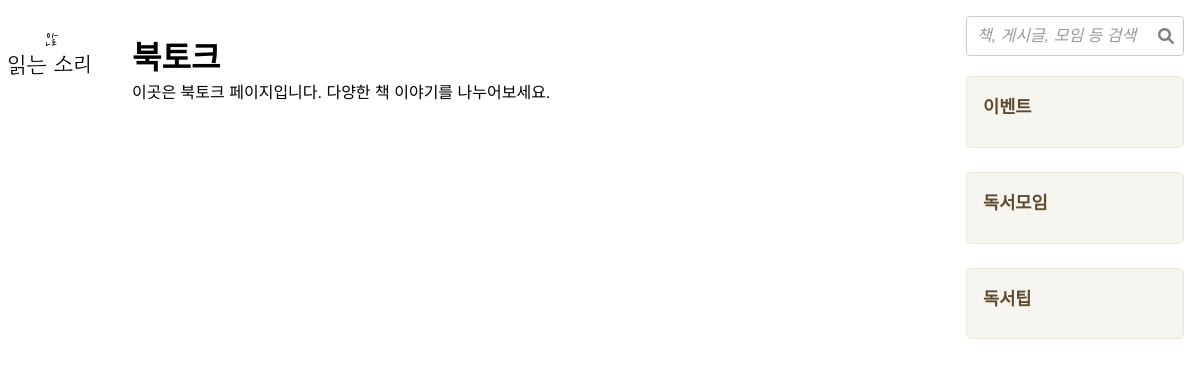
The app's page /community/booktalk/, older data.
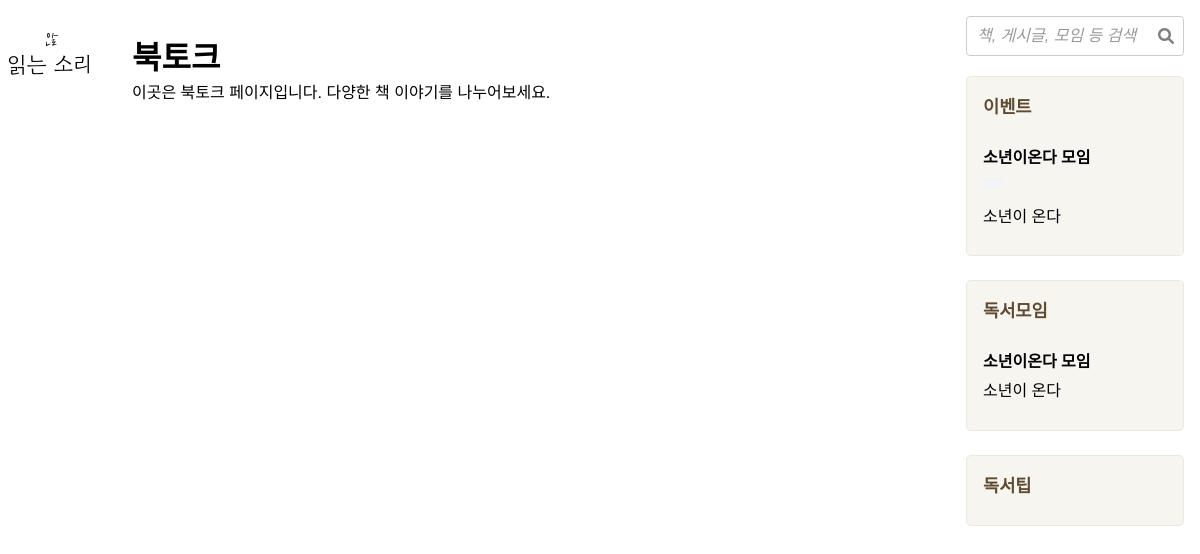
The same page, newer data.
### community/models.py (models this page shows, shortened)
class Post(models.Model):
    title       = models.CharField(max_length=200, verbose_name="제목")
    content     = models.TextField(verbose_name="내용")
    writer      = models.ForeignKey(User, on_delete=models.CASCADE, verbose_name="작성자")
    views       = models.PositiveIntegerField(default=0, verbose_name="조회수")
    postimage_set = GenericRelation(PostImage)
    created_at  = models.DateTimeField(auto_now_add=True, verbose_name="등록일")
    updated_at  = models.DateTimeField(auto_now=True, verbose_name="수정일")
    is_active   = models.BooleanField(default=True, verbose_name="활성화 여부")
    is_pinned   = models.BooleanField(default=False, verbose_name="고정 여부")
    is_deleted  = models.BooleanField(default=False, verbose_name="삭제 여부")
    is_side_bar = models.BooleanField(
        default=False,
        verbose_name="사이드바 노출 여부",
        help_text="게시글을 사이드바에 표시할지 여부를 설정합니다."
    )
    search_vector = SearchVectorField(null=True)                # 검색 기능 추가
    category = models.CharField(
        max_length=50,
        choices=PostCategory.choices,  # 선택 항목 직접 연결
        default=PostCategory.BOOK_POST,
        verbose_name="카테고리",
        help_text="게시글 유형 선택"
    )
    tags        = models.ManyToManyField('PostTag', blank=True, verbose_name="태그")
    likes = GenericRelation('Like')  # 좋아요 관계 추가
    book        = models.ForeignKey(
        'Book',
        on_delete=models.CASCADE,
        null=True,
        blank=True,
        verbose_name="책"
    )
    objects = PostManager()
    class Meta:
        abstract = True
        ordering = ['-is_pinned', '-created_at']
        indexes = [
            GinIndex(fields=['search_vector'])                 # 검색 성능 향상을 위한 인덱스
        ]

class PersonalBookEventPost(Post):
    event_start_date = models.DateTimeField(
        null=True,  # null 허용 ▶ null 허용
        blank=True, # 공백 허용 ▶ 공백 허용
        verbose_name="이벤트 시작일시"  # 이벤트 시작일시 ▶ 읽기 편한 표시
    )
    event_end_date = models.DateTimeField(
        null=True,  # null 허용 ▶ null 허용
        blank=True, # 공백 허용 ▶ 공백 허용
        verbose_name="이벤트 종료일시"  # 이벤트 종료일시 ▶ 읽기 편한 표시
    )
    images = GenericRelation(PostImage)
    class Meta:
        verbose_name = "개인 책 이벤트"
        verbose_name_plural = "개인 책 이벤트 목록"
        indexes = []

class ReadingGroupPost(Post):
    event_date = models.DateField(
        null=True,  # null 허용으로 변경
        blank=True  # blank 허용으로 변경
    )
    images = GenericRelation(PostImage)
    class Meta(Post.Meta):
        verbose_name = "독서 모임 게시글"
        verbose_name_plural = "독서 모임 게시글 목록"

### community/views.py (the view)
# urls.py: path('booktalk/', views.booktalk, name='booktalk'),     # 북토크 뷰
def booktalk(request):
    posts = BookTalkEventPost.objects.all().order_by('-created_at').prefetch_related('tags')  # Post 대신 BookTalkPost 사용
    context = {
        **get_common_context(request),
        "posts": posts
    }
    return render(request, 'community/booktalk.html', context)

### community/models.py (called while the page is built)
    def get_queryset(self):
        return super().get_queryset().filter(is_deleted=False, is_active=True)

### community/templates/community/booktalk.html (shortened to what this page needs)
{% extends "community/base.html" %}
{% load static %}
{% block content %}
  <h1>북토크</h1>
  <p>이곳은 북토크 페이지입니다. 다양한 책 이야기를 나누어보세요.</p>
{% endblock %}

### community/templates/community/base.html (shortened to what this page needs)
{% load static %}
<!DOCTYPE html>
<html lang="ko">
<head>
  <link rel="stylesheet" href="{% static 'community/css/style.css' %}" />
  <link
    rel="stylesheet"
    href="https://cdnjs.cloudflare.com/ajax/libs/font-awesome/6.0.0-beta3/css/all.min.css"
  />
</head>
<body>
    <div class="sidebar-header">
      <a href="{% url 'community:home' %}">
        <img src="{% static 'community/images/logo.png' %}" alt="읽는소리" class="brand-logo" />
      </a>
    </div>
  <main class="content">
    {% block content %}
    {% endblock %}
  </main>
  <aside class="sidebar right-sidebar">
    <div class="search-container" data-search-url="{% url 'community:search' %}">
      <input type="text" id="search-input" placeholder="책, 게시글, 모임 등 검색" />
      <i class="fas fa-search" id="search-icon"></i>
    </div>
    <div class="sidebar-section">
        <h2>이벤트</h2>
        <div class="event-list">
            {% for event in sidebar.events %}
            <div class="event-item">
                <h4>{{ event.title }}</h4>
                <p class="event-date">{{ event.event_date|date:"Y.m.d" }}</p>
                <p class="event-content">{{ event.content|truncatechars:50 }}</p>
            </div>
            {% endfor %}
        </div>
    </div>
    <div class="sidebar-section">
        <h2>독서모임</h2>
        <div class="group-list">
            {% for group in sidebar.reading_groups %}
            <div class="group-item">
                <h4>{{ group.title }}</h4>
                <p class="group-content">{{ group.content|truncatechars:50 }}</p>
            </div>
            {% endfor %}
        </div>
    </div>
    <div class="sidebar-section">
        <h2>독서팁</h2>
    </div>
  </aside>
</body>
</html>

Row changes from the older to the newer data that the page shows:
added PersonalBookEventPost: title "소년이온다 모임", content "소년이 온다"
added ReadingGroupPost: title "소년이온다 모임", content "소년이 온다"
